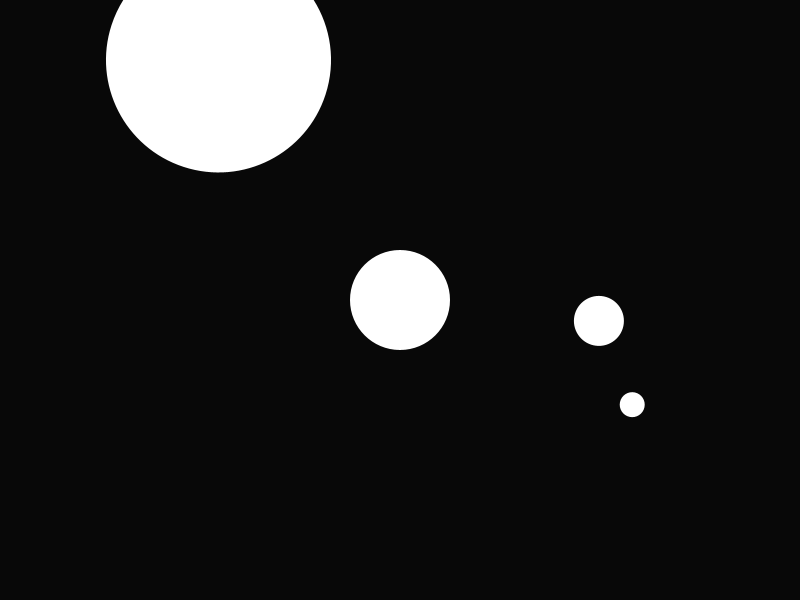
Frame 1 (no input)
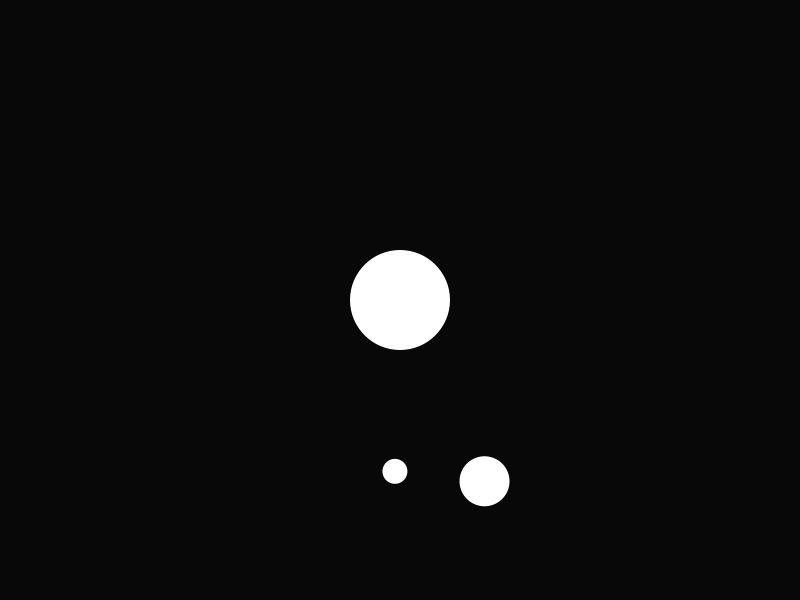
Frame 60 (the mouse pressed at the canvas centre just before this capture)
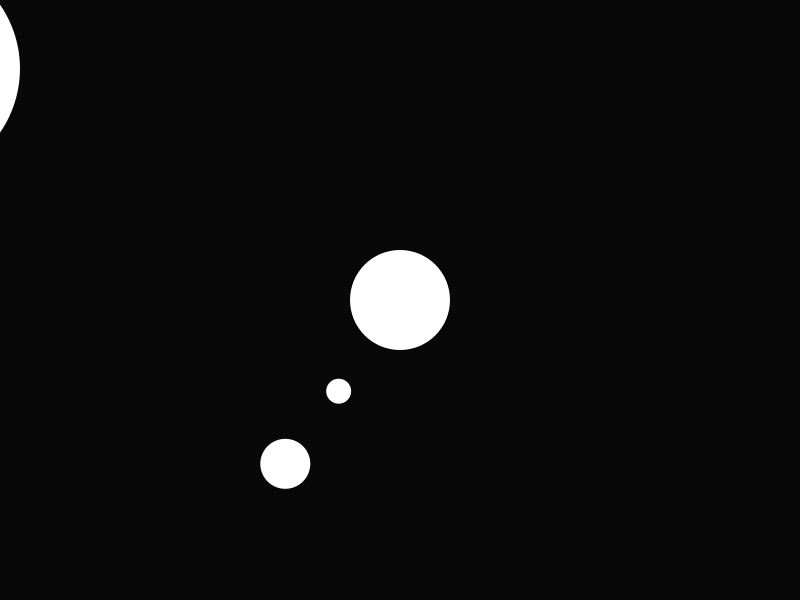
Frame 120 (the mouse held since frame 60 and released just before this capture)

The Processing sketch that drew these frames (run headless with seeded random() and noise(); from frame 60 on, the mouse is pressed at the canvas centre):

// Processing sketch: Solar
// ── Solar.pde
float _angle = 6;

void setup ()
{
  size(800, 600);
  surface.setTitle ("Solar");
  surface.setResizable(true);
  surface.setLocation(100,100);
  
}
void draw()
{
background(8);
noStroke();
  translate (width/2, height/2);
  circle (0, 0, 100);
  rotate(radians(_angle));
  translate (200,0);
  circle(0, 0, 50);
  
  rotate(radians(_angle));
  translate (50, 75);
  circle(0, 0, 25);  
  rotate(radians(_angle));
  translate (-500, -200);
  circle(0, 0, 225);
  _angle = _angle+1;
}
